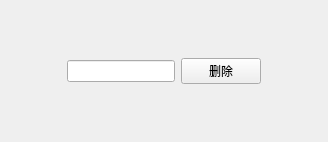
<?xml version="1.0" encoding="UTF-8"?>
<ui version="4.0">
 <class>deletePanel</class>
 <widget class="QWidget" name="deletePanel">
  <property name="geometry">
   <rect>
    <x>0</x>
    <y>0</y>
    <width>328</width>
    <height>142</height>
   </rect>
  </property>
  <property name="windowTitle">
   <string>Form</string>
  </property>
  <layout class="QHBoxLayout" name="horizontalLayout">
   <item>
    <spacer name="horizontalSpacer">
     <property name="orientation">
      <enum>Qt::Horizontal</enum>
     </property>
     <property name="sizeHint" stdset="0">
      <size>
       <width>40</width>
       <height>20</height>
      </size>
     </property>
    </spacer>
   </item>
   <item>
    <widget class="QLineEdit" name="lineEdit">
     <property name="sizePolicy">
      <sizepolicy hsizetype="Fixed" vsizetype="Fixed">
       <horstretch>0</horstretch>
       <verstretch>0</verstretch>
      </sizepolicy>
     </property>
     <property name="maximumSize">
      <size>
       <width>120</width>
       <height>16777215</height>
      </size>
     </property>
    </widget>
   </item>
   <item>
    <widget class="QPushButton" name="pushButton">
     <property name="text">
      <string>删除</string>
     </property>
    </widget>
   </item>
   <item>
    <spacer name="horizontalSpacer_2">
     <property name="orientation">
      <enum>Qt::Horizontal</enum>
     </property>
     <property name="sizeHint" stdset="0">
      <size>
       <width>40</width>
       <height>20</height>
      </size>
     </property>
    </spacer>
   </item>
  </layout>
 </widget>
 <resources/>
 <connections/>
</ui>
